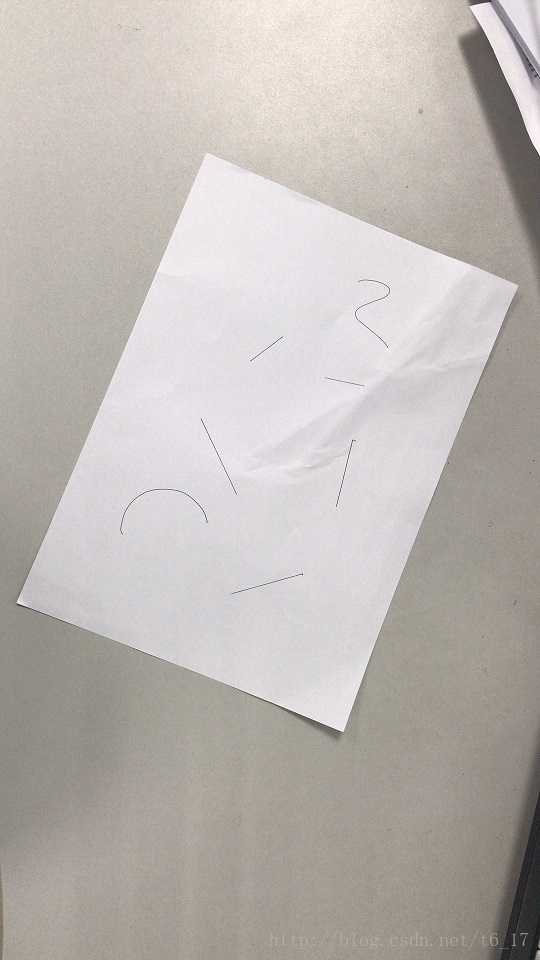
#> input picture Homework/34-吴崇富-南充/week4/photo1.jpg, 540 x 960 px
$ python 'test07_自己实现透视变换.py'
#> lines starting #> are read from the running program, lines starting #| are printed output that depends on the picture
#> further down, img is the input picture: shape (960, 540, 3); mean B, G, R 179.3, 183.7, 189.4
#!/usr/bin/env python3
# -*- coding: utf-8 -*-

import cv2
import numpy as np
import os

def warpPerspectiveMatrix(src,dst):
    assert src.shape[0] == dst.shape[0] and src.shape[0] >= 4 # 断言成立则执行下面的代码，断言不成立则报错
    nums = src.shape[0]
    A = np.zeros((2*nums,8)) # A*warpMatrix=B
    B = np.zeros((2*nums,1))
    for i in range(nums): # 遍历每个起始像素点和目标像素点坐标的索引
        A_i = src[i,:] # 起始像素点坐标
        B_i = dst[i,:] # 目标像素点坐标
        # 找规律给A和B赋值
        A[2*i,:] = [A_i[0],A_i[1],1,0,0,0,-A_i[0]*B_i[0],-A_i[1]*B_i[0]]
        B[2*i] = B_i[0]
        A[2*i+1,:] = [0,0,0,A_i[0],A_i[1],1,-A_i[0]*B_i[1],-A_i[1]*B_i[1]]
        B[2*i+1] = B_i[1]

    A = np.mat(A) # 将A转换为矩阵
    # 用A.I或A**-1求出矩阵A的逆矩阵，然后与B相乘，求出warpMatrix
    # warpMatrix = A.I*B # #求出a_11, a_12, a_13, a_21, a_22, a_23, a_31, a_32
    warpMatrix = A**-1*B
    #求逆矩阵的另外一种方式: np.linalg.inv()
    # warpMatrix = np.linalg.inv(A).dot(B)
    # print(type(warpMatrix), warpMatrix.shape)
    # 之后为结果的后处理
    warpMatrix = np.insert(warpMatrix,warpMatrix.shape[0],values=1.0,axis=0) # 插入a_33 = 1,插入后的索引为原warpMatrix.shape[0]
    warpMatrix = warpMatrix.reshape((3,3)) # 转换为3*3的形状
    return warpMatrix

def warpPerspective(src_img,warpMatrix,dsize): # 传入原始图像、warp矩阵、图像尺寸(宽度，高度)
    '''
    从目标像素点坐标推出原图像像素点坐标(如果从原图像像素点坐标去推目标像素点坐标，会引入噪声点，因为有不需要的点转化过去)
    '''
#> called with warpMatrix = array of shape (3, 3), dsize = (337, 488)
    src_height,src_width,channel = src_img.shape
#> src_height = 960; src_width = 540; channel = 3
    dst_width,dst_height = dsize
    dst_img = np.zeros((dst_height+1,dst_width+1,channel)) # 因为像素点坐标包含等于dst_height,dst_width的情况
    # 不需要对每个通道都遍历，因为只是找像素点坐标的对应关系，像素值不参与计算
    for dst_y in range(dst_height+1):
        for dst_x in range(dst_width+1):
            # np.expand_dims()扩维,必须传axis参数，axis=1表示行方向
            # src_x_y_z = warpMatrix.I*np.mat(np.expand_dims([dst_x,dst_y,1],axis=1)) # 求得的矩阵带深度信息
            # 上行代码等价于下面行代码
            # src_x_y_z = warpMatrix.I*np.mat(np.array([dst_x,dst_y,1]).reshape((-1,1)))
            # 上行代码也等价于下面行代码
            src_x_y_z = warpMatrix.I*np.mat(f'{dst_x};{dst_y};1') # 求得的矩阵带深度信息
            src_x,src_y,src_z = src_x_y_z[0],src_x_y_z[1],src_x_y_z[2]
            src_x = int(src_x/src_z)
            src_y = int(src_y/src_z)
            if 0<=src_x<src_width and 0<=src_y<src_height:
                dst_img[dst_y,dst_x] = src_img[src_y,src_x] # 三通道图像赋的是对应像素坐标三通道的像素值
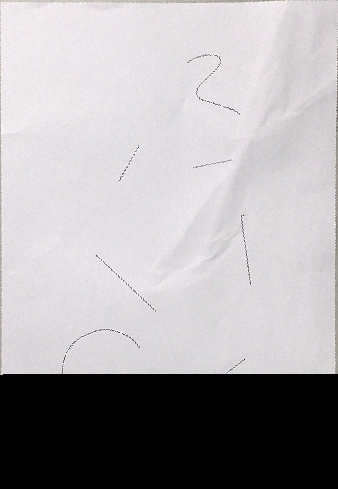
#> dst_img: shape (489, 338, 3) float64; mean B, G, R 170.7, 167.9, 171.2
    dst_img = dst_img.astype(np.uint8) # 这行代码要加上，否则可能格式不对，因为warpMatrix中可能含小数
    return dst_img
'''
# 参考的是下面代码
def myWarpPerspective(warp_img,warp_matrix,goal_shape):
    goal_x, goal_y = goal_shape
    channel = warp_img.shape[2]
    # for c in range(warp_img.shape):
    fix_matrix = warp_matrix
    fix_img = np.zeros((goal_y, goal_x, channel))

    max_y = warp_img.shape[0] - 1
    max_x = warp_img.shape[1] - 1
    for Y_fix in range(goal_y):  # height or y
        for X_fix in range(goal_x):  # width or x
            # [7 lines of commented-out code are left out]
            orig_x_y = fix_matrix.I * np.mat(np.expand_dims([X_fix, Y_fix, 1], axis=1))
            x = orig_x_y[0][0]
            y = orig_x_y[1][0]
            z = orig_x_y[2][0]  # Note: z != 1

            y = int(np.round(y / z))
            x = int(np.round(x / z))
            if y < 0:
                y = 0
            if y > max_y:
                y = max_y
            if x < 0:
                x = 0
            if x > max_x:
                x = max_x

            fix_img[Y_fix, X_fix] = warp_img[y, x]
            # print("X_fix:",X_fix,"Y_fix:",Y_fix,",x:",x,",y:",y)
            fix_img = fix_img.astype(np.uint8)
    return fix_img
'''

if __name__ == '__main__':
    os.chdir(os.path.dirname(os.path.abspath(__file__)))
    img = cv2.imread('photo1.jpg')
    result3 = img.copy()
    # img = cv2.GaussianBlur(img,(3,3),0) # 高斯滤波,用来降噪
    # gray = cv2.cvtColor(img,cv2.COLOR_BGR2GRAY) # 灰度化，边缘检测要求输入灰度图像
    # edges= cv2.Canny(gray,50,150,apertureSize=3) # Canny检测边缘，方便找用于透视变换的顶点
    # cv2.imwrite('canny.jpg',edges) # 保存图像
    '''
    注意这里src和dst的输入并不是图像，而是图像对应的顶点坐标。
    '''
    src = np.float32([[207,151],[517,285],[17,601],[343,731]]) # 原始图像的4个顶点坐标，可以用画图工具或matplotlib来找
    # [4 lines of commented-out code are left out]
    dst = np.float32([[0,0],[337,0],[0,488],[337,488]]) # 目标图像的4个顶点坐标
    # 生成透视变换矩阵，进行透视变换
    m = warpPerspectiveMatrix(src,dst)
    # result = myWarpPerspective(result3,m,(337,488))
#> (the run stopped early here; a loop or call above may not have finished)
